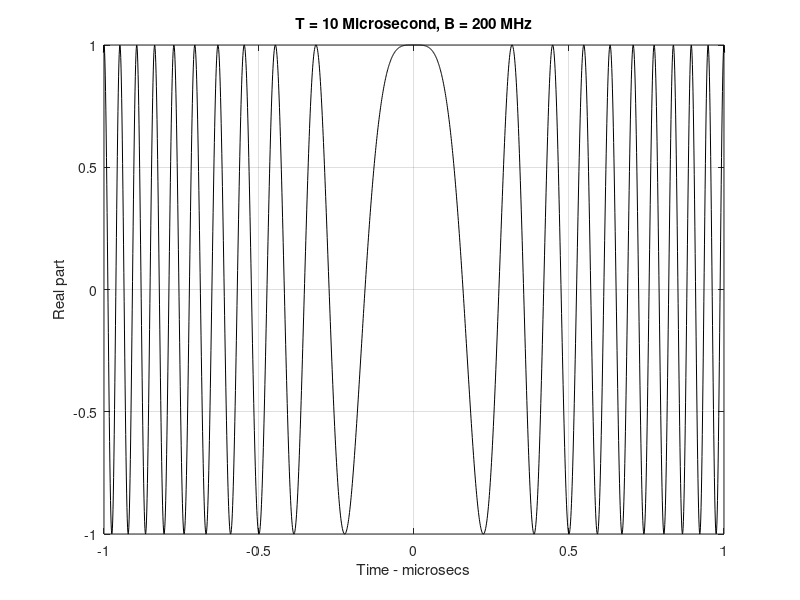
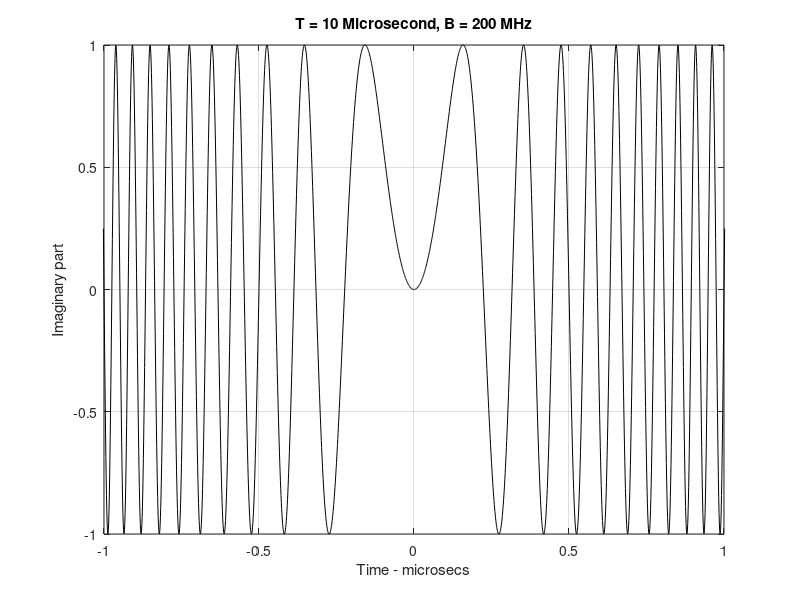
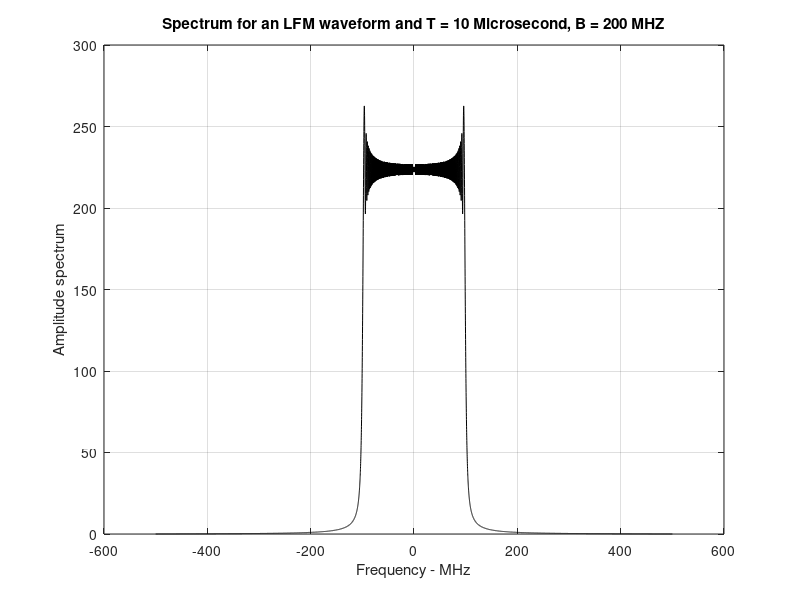

The MATLAB source for these figures, in order:
% Use this program to reproduce Fig. 3.8 of text
close all
clear all
eps = 0.000001;
%Enter pulse width and bandwidth
B = 200.0e6; %200 MHZ bandwidth
T = 10.e-6; %10 micro second pulse;
% Compute alpha
mu = 2. * pi * B / T;
% Determine sampling times
delt = linspace(-T/2., T/2., 10001); % 1 nano sceond sampling interval
% Compute the complex LFM representation
Ichannal = cos(mu .* delt.^2 / 2.); % Real part
Qchannal = sin(mu .* delt.^2 / 2.); % Imaginary Part
LFM = Ichannal + sqrt(-1) .* Qchannal; % complex signal
%Compute the FFT of the LFM waveform
LFMFFT = fftshift(fft(LFM));
% Plot the real and Immaginary parts and the spectrum
freqlimit = 0.5 / 1.e-9;% the sampling interval 1 nano-second
freq = linspace(-freqlimit/1.e6,freqlimit/1.e6,10001);
figure(1)
plot(delt*1e6,Ichannal,'k');
axis([-1 1 -1 1])
grid
xlabel('Time - microsecs')
ylabel('Real part')
title('T = 10 Microsecond, B = 200 MHz')
figure(2)
plot(delt*1e6,Qchannal,'k');
axis([-1 1 -1 1])
grid
xlabel('Time - microsecs')
ylabel('Imaginary part')
title('T = 10 Microsecond, B = 200 MHz')
figure(3)
plot(freq, abs(LFMFFT),'k');
%axis tight
grid
xlabel('Frequency - MHz')
ylabel('Amplitude spectrum')
title('Spectrum for an LFM waveform and T = 10 Microsecond, B = 200 MHZ')